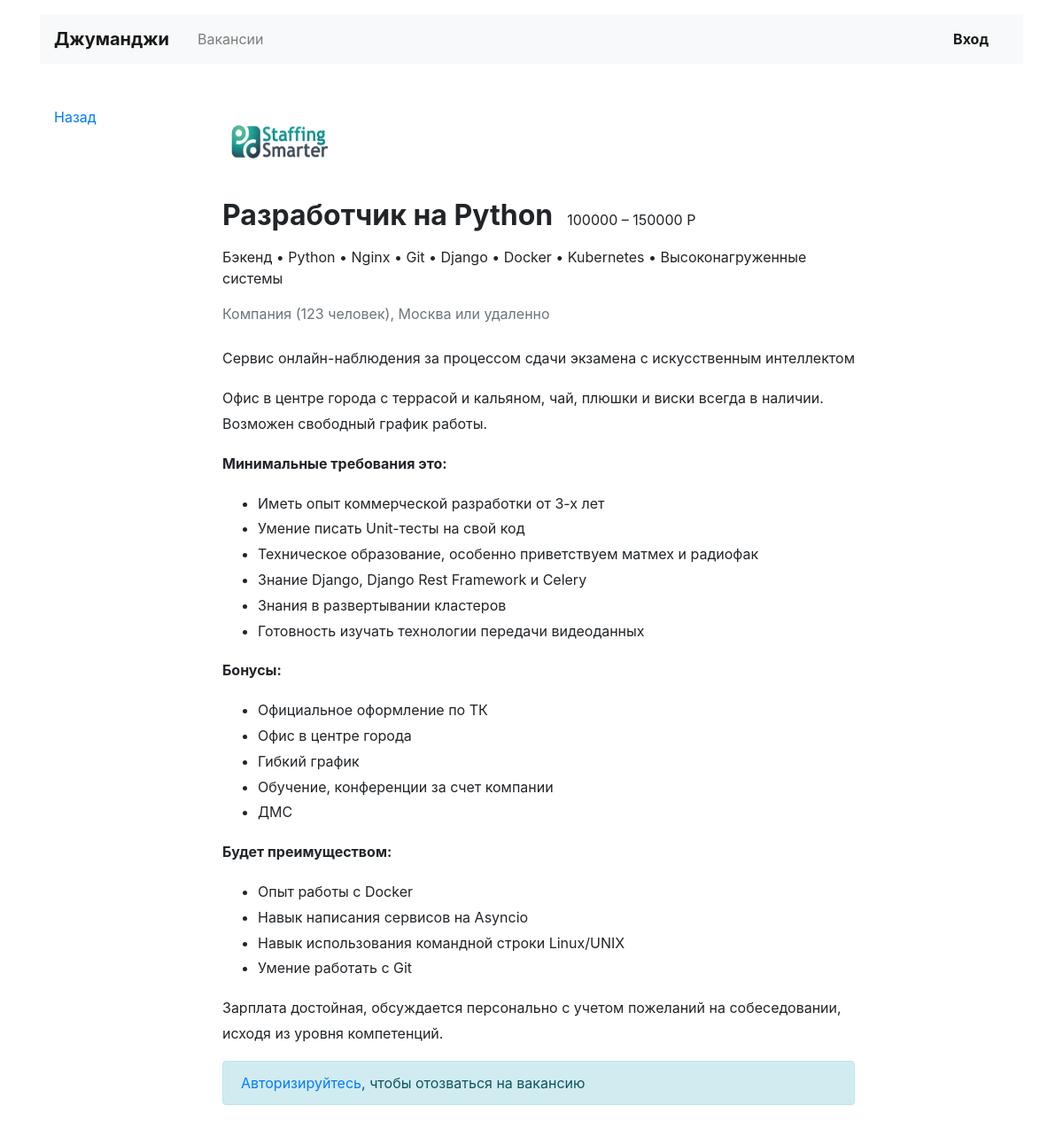
The page /vacancies/1/ on the database its author committed.
### junior/models.py (models this page shows, shortened)
class Vacancy(models.Model):
    title = models.CharField(max_length=64)
    specialty = models.ForeignKey(Specialty, on_delete=models.CASCADE, related_name='vacancies', null=True)
    company = models.ForeignKey(Company, on_delete=models.CASCADE, related_name='vacancies', null=True)
    skills = models.TextField()
    description = models.TextField()
    salary_min = models.IntegerField()
    salary_max = models.IntegerField()
    published_at = models.DateField()

class Company(models.Model):
    name = models.CharField(max_length=64)
    location = models.CharField(max_length=64)
    logo = models.ImageField(upload_to=MEDIA_COMPANY_IMAGE_DIR)
    description = models.TextField()
    employee_count = models.IntegerField()
    owner = models.OneToOneField(User, on_delete=models.CASCADE, null=True)

class Specialty(models.Model):
    code = models.CharField(max_length=64)
    title = models.CharField(max_length=64)
    picture = models.ImageField(upload_to=MEDIA_SPECIALITY_IMAGE_DIR)

### junior/views/public.py (the view, shortened to what this page needs)
# urls.py: path('vacancies/<int:id>/', VacancyView.as_view()),
class VacancyView(View):
    def get(self, request, id):
        vacancy = get_object_or_404(Vacancy, id=id)
        vacancy.skills = vacancy.skills.split(', ')
        context = {
            'vacancy': vacancy,
        }
        if request.user.is_authenticated:
            context['form'] = ApplicationForm
        return render(request, 'junior/vacancy.html', context)

### junior/templates/junior/vacancy.html (shortened to what this page needs)
{% extends './base.html' %}
{% block content %}
<main class="container mt-3 pb-5">
  <div class="row mt-5">
    <div class="col-12 col-lg-2">
      <div class="pl-3 mb-5">
        <p><a href="javascript:history.go(-1)">Назад</a></p>
      </div>
    </div>
    <div class="col-12 col-lg-8">
      <section class="pl-3">
        <a href="/companies/{{ vacancy.company.id }}/"><img src="{{ vacancy.company.logo.url }}" width="130" height="80" alt=""></a>
        <div class="d-flex align-items-baseline align-content-baseline">
          <h1 class="h2 mt-4 font-weight-bold" >{{ vacancy.title }}</h1>
          <p class="m-0 pl-3">{{ vacancy.salary_min }} – {{ vacancy.salary_max }} Р</p>
        </div>
        <p class="mt-2">{{ vacancy.specialty.title }} • {{ vacancy.skills|join:" • " }}</p>
        <p class="text-muted mb-4">Компания ({{ vacancy.company.employee_count }} человек), {{ vacancy.company.location }} или удаленно</p>
        <div style="line-height: 1.8;">
          <p>{{ vacancy.company.description }}</p>
          {{ vacancy.description|safe }}
        </div>
        {% if form %}
            {% load crispy_forms_tags %}
        {% else %}
          <p class="alert alert-info" role="alert"><a href="/login/?next=/vacancies/{{ vacancy.id }}/#application">Авторизируйтесь</a>, чтобы отозваться на вакансию</p>
        {% endif %}
      </section>
    </div>
  </div>
</main>
{% endblock %}

### rows shown on the page
Vacancy: company.logo (picture), title "Разработчик на Python", salary_min "100000", salary_max "150000", specialty "Бэкенд", skills "Python • Nginx • Git • Django • Docker • Kubernetes • Высоконагруженные системы", company.employee_count "123", company.location "Москва", company.description "Сервис онлайн-наблюдения за процессом сдачи экзамена с искусственным интеллектом", description "Офис в центре города с террасой и кальяном, чай, плюшки и виски всегда в наличии. Возможен свободный график работы. Минимальные требования это: Иметь опыт коммерческой разработки от 3-х лет Умение писать Unit-тесты на свой код Техническое образование, особенно приветствуем матмех и радиофак Знание Django, Django Rest Framework и Celery Знания в развертывании кластеров Готовность изучать технологии передачи видеоданных Бонусы: Официальное оформление по ТК Офис в центре города Гибкий график Обучение, конференции за счет компании ДМС Будет преимуществом: Опыт работы с Docker Навык написания сервисов на Asyncio Навык использования командной строки Linux/UNIX Умение работать с Git Зарплата…"
